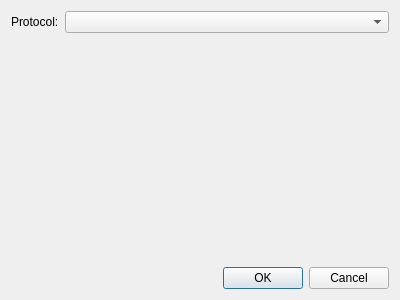
<?xml version="1.0" encoding="UTF-8"?>
<ui version="4.0">
 <class>CDlgFileTransfer</class>
 <widget class="QDialog" name="CDlgFileTransfer">
  <property name="geometry">
   <rect>
    <x>0</x>
    <y>0</y>
    <width>400</width>
    <height>300</height>
   </rect>
  </property>
  <property name="windowTitle">
   <string>Dialog</string>
  </property>
  <layout class="QGridLayout" name="gridLayout">
   <item row="0" column="0">
    <layout class="QHBoxLayout" name="horizontalLayout">
     <item>
      <widget class="QLabel" name="label">
       <property name="text">
        <string>Protocol:</string>
       </property>
      </widget>
     </item>
     <item>
      <widget class="QComboBox" name="cbProtocol">
       <property name="sizePolicy">
        <sizepolicy hsizetype="Expanding" vsizetype="Fixed">
         <horstretch>0</horstretch>
         <verstretch>0</verstretch>
        </sizepolicy>
       </property>
      </widget>
     </item>
    </layout>
   </item>
   <item row="1" column="0">
    <widget class="CParameterNetUI" name="wNet" native="true"/>
   </item>
   <item row="2" column="0">
    <spacer name="verticalSpacer">
     <property name="orientation">
      <enum>Qt::Orientation::Vertical</enum>
     </property>
     <property name="sizeHint" stdset="0">
      <size>
       <width>20</width>
       <height>193</height>
      </size>
     </property>
    </spacer>
   </item>
   <item row="3" column="0">
    <widget class="QDialogButtonBox" name="buttonBox">
     <property name="orientation">
      <enum>Qt::Orientation::Horizontal</enum>
     </property>
     <property name="standardButtons">
      <set>QDialogButtonBox::StandardButton::Cancel|QDialogButtonBox::StandardButton::Ok</set>
     </property>
    </widget>
   </item>
  </layout>
 </widget>
 <customwidgets>
  <customwidget>
   <class>CParameterNetUI</class>
   <extends>QWidget</extends>
   <header location="global">ParameterNetUI.h</header>
   <container>1</container>
  </customwidget>
 </customwidgets>
 <resources/>
 <connections>
  <connection>
   <sender>buttonBox</sender>
   <signal>accepted()</signal>
   <receiver>CDlgFileTransfer</receiver>
   <slot>accept()</slot>
   <hints>
    <hint type="sourcelabel">
     <x>248</x>
     <y>254</y>
    </hint>
    <hint type="destinationlabel">
     <x>157</x>
     <y>274</y>
    </hint>
   </hints>
  </connection>
  <connection>
   <sender>buttonBox</sender>
   <signal>rejected()</signal>
   <receiver>CDlgFileTransfer</receiver>
   <slot>reject()</slot>
   <hints>
    <hint type="sourcelabel">
     <x>316</x>
     <y>260</y>
    </hint>
    <hint type="destinationlabel">
     <x>286</x>
     <y>274</y>
    </hint>
   </hints>
  </connection>
 </connections>
</ui>
